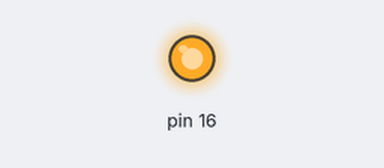
Simulated run of this program. Board: Raspberry Pi (header pin numbers). On the bench: output pins drawn as LEDs (lit = HIGH).

Above: at 1.4 s.
At 3.9 s:
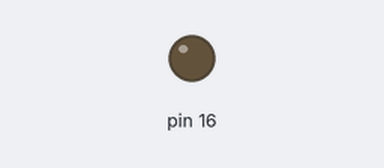
Timing chart, 0 to 5.5 s (numbered marks = the images above):
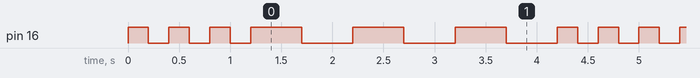

The program:

Led.py
```python
import RPi.GPIO as GPIO
import time

GPIO.setwarnings(False)
GPIO.setmode(GPIO.BOARD)
GPIO.setup(16,GPIO.OUT)
while True:
        for i in range(3):
                GPIO.output(16, GPIO.HIGH)
                time.sleep(0.2)
                GPIO.output(16, GPIO.LOW)
                time.sleep(0.2)
        for i in range(3):
                GPIO.output(16, GPIO.HIGH)
                time.sleep(0.5)
                GPIO.output(16, GPIO.LOW)
                time.sleep(0.5)
```

Measured:
- by itself, pin 16: repeats every 4.2 s: 2 × (LOW 0.20 s, HIGH 0.20 s), LOW 0.20 s, 3 × (HIGH 0.50 s, LOW 0.50 s), HIGH 0.20 s
- by itself, everything shown: repeats every 4.2 s, in 12 steps
